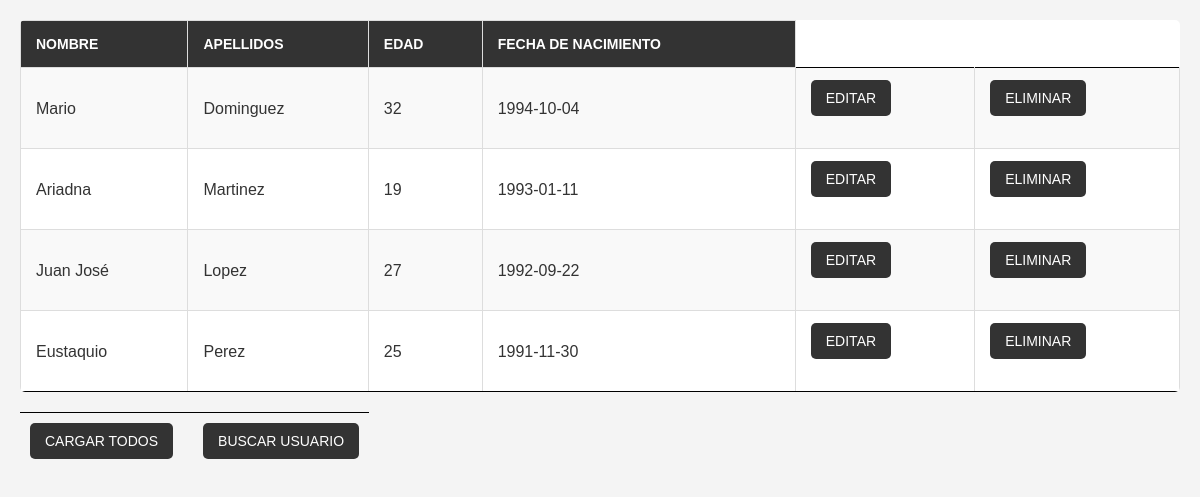
The page / on the database its author committed.
### tables this page shows
CREATE TABLE `dwes` (
  `id` int(11) NOT NULL,
  `nombre` varchar(255) NOT NULL,
  `apellidos` varchar(255) NOT NULL,
  `edad` int(11) NOT NULL,
  `fecha-nacimiento` date NOT NULL
);

### funcionesBD.php (called while the page is built, shortened)
<?php
function leerTodos()
{
    try {
        $conexion = new mysqli(IP, USUARIO, CLAVE, BD);
        $resultado = $conexion->query("select * from dwes");
        $personas = [];
        if ($resultado->num_rows > 0) {
            while ($fila = $resultado->fetch_assoc()) {
                $persona = new Persona($fila["id"], $fila["nombre"], $fila["apellidos"], $fila["edad"], $fila["fecha-nacimiento"]);
                $personas[] = $persona;
            }
        }
        return $personas;
    } catch (Exception $th) {
        include("./formCargarBBDD.php");
    }
}

### persona.php (called while the page is built, shortened)
<?php
class Persona
{
    private $nombre;
    private $apellido;
    private $edad;
    private $fechaNacimiento;
    public function __construct($id = null, $nombre = null, $apellido = null, $edad = null,$fechaNacimiento=null)
    {
        $this->nombre = $nombre;
        $this->apellido = $apellido;
        $this->edad = $edad;
        $this->fechaNacimiento = $fechaNacimiento;
    }
    public function getNombre(){
        return $this->nombre;
    }
    public function getApellido(){
        return $this->apellido;
    }
    public function getEdad(){
        return $this->edad;
    }
    public function getFechaNacimiento(){
        return $this->fechaNacimiento;
    }
}

### index.php (the view, shortened to what this page needs)
<!DOCTYPE html>
<html lang="en">
<head>
    <link rel="stylesheet" href="css/styles.css">
</head>
<body>
    <?php
    include("funcionesBD.php");
    include("persona.php");
    $personas = null;
    if ($_SERVER["REQUEST_METHOD"] == "GET" || isset($_POST["cargarTodos"])) {
        $personas = leerTodos();
    } else if ($_SERVER["REQUEST_METHOD"] == "POST" && isset($_POST["leer"])) {
        $personas = leerUsuarioPorNombre($_POST["nombreBuscar"]);
    } else if ($_SERVER["REQUEST_METHOD"] == "POST" && isset($_POST["crear"])) {
        $persona = new Persona(null, $_POST['nombre'], $_POST['apellido'], $_POST['edad'], $_POST['fecha-nacimiento']);
    } else if ($_SERVER["REQUEST_METHOD"] == "POST" && isset($_POST["modificar"])) {
        $persona = new Persona($_POST["id"], $_POST['nombre'], $_POST['apellido'], $_POST['edad'], $_POST['fecha-nacimiento']);
    } else if ($_SERVER["REQUEST_METHOD"] == "POST" && isset($_POST["eliminar"])) {
        $personas = leerTodos();
    }
    if ($personas !== null) {
        echo "<table>";
        echo "<tr class='linea'><th>Nombre</th><th>Apellidos</th><th>Edad</th><th>Fecha de Nacimiento</th></tr>";
        foreach ($personas as $p) {
            echo "<tr class='linea'>
                    <td>" . $p->getNombre() . "</td>
                    <td>" . $p->getApellido() . "</td>
                    <td>" . $p->getEdad() . "</td>
                    <td>" . $p->getFechaNacimiento() . "</td>
                    <td>"
    ?>
            <form action="editar.php" method="post">
                <input type="submit" value="Editar" class="editar">
            </form>
            <?php
            echo "    </td>
            <td>"
            ?>
            <form action="eliminar.php" method="post">
                <input type="submit" value="Eliminar" name="eliminar" class="eliminar">
            </form>
    <?php
            echo "    </td>
                </tr>";
        }
        echo "</table>";
    }
    ?>
    <div class="botones">
        <form action="" method="post">
            <input type="submit" value="Cargar Todos" name="cargarTodos">
        </form>
        <a href="./formLeer.php">
            <button>Buscar Usuario</button>
        </a>
    </div>
</body>
</html>

### css/styles.css (style rules this page uses)
* { margin: 0; padding: 0; box-sizing: border-box; font-family: Arial, sans-serif; }
body { background-color: #f4f4f4; color: #333; font-size: 16px; line-height: 1.6; padding: 20px; }
table { width: 100%; border-collapse: collapse; margin-bottom: 20px; background-color: #fff; border-radius: 5px; overflow: hidden; }
th, td { padding: 12px 15px; border: 1px solid #ddd; text-align: left; }
th { background-color: #333; color: #fff; text-transform: uppercase; font-size: 14px; }
tr:nth-child(even) { background-color: #f9f9f9; }
form { margin-bottom: 20px; }
input[type="submit"], button { background-color: #333; color: #fff; padding: 10px 15px; border: none; border-radius: 5px; cursor: pointer; text-transform: uppercase; font-size: 14px; }
.botones { display: flex; justify-content: flex-start; gap: 10px; margin-top: 20px; }
.botones form { margin: 0; }

### index.php (style rules this page uses)
.botones { display: flex; border-top: 1px solid black; width: fit-content; margin-top: 20px; }
.botones input { margin: 10px; }
.botones button { margin: 10px; }
.editar { color: white; background-color: blue; }
.eliminar { color: white; background-color: red; }
td { border-top: 1px solid black; }
tr:last-child td { border-bottom: 1px solid black; }

### rows shown on the page
dwes: nombre "Mario", apellidos "Dominguez", edad "32", value "1994-10-04"
dwes: nombre "Ariadna", apellidos "Martinez", edad "19", value "1993-01-11"
dwes: nombre "Juan José", apellidos "Lopez", edad "27", value "1992-09-22"
dwes: nombre "Eustaquio", apellidos "Perez", edad "25", value "1991-11-30"
